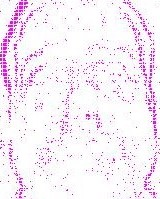
%> input picture FaceTemplate/template.jpg, 160 x 199 px, given in place of 3_2.jpg, which was not available
$ octave EventTemplate.m   (GNU Octave 9; MATLAB toolbox functions it lacks are replaced by stand-ins)
%> lines starting %> are read from the running program, lines starting %| are printed output that depends on the picture; pictures that were not available may be replaced by others from this repository, and a replacement may not be noted
### Matlab/Convert2txt.m
function [ ] = Convert2txt( a )

    [rows, columns] = size(a);
    fid = fopen('data_template.txt', 'wt');
    for row = 1 : rows
        fprintf(fid, '\n');
        for col = 1 : columns
            fprintf(fid, '%d ', a(row, col));
        end
    end

end

### Matlab/NegGaussian.m
function [ gaussian ] = NegGaussian( hsize, sigma )

    ind = -floor(hsize / 2) : floor(hsize / 2);
    [u, v] = meshgrid(ind, ind);
    % Gaussian function
    gaussian = -(exp(-(u.^2 + v.^2) / sigma^2));

    % to normalize the gaussian
    %%gaussian = -gaussian / sum(gaussian(:));

end

### Matlab/EventTemplate.m
clc;
clear;
close all;

% read reference image
image = imread('3_2.jpg');
%> image is the input picture: size 199x160x3 uint8; mean R, G, B 243.9, 236.1, 243.9

%convert to grayscale
I = rgb2gray(image);
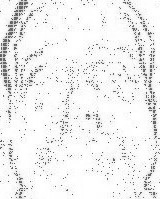
%> I: size 199x160 uint8; min 64, max 255, mean 239.3
[Ir, Ic] = size(I)
%> Ir = 199; Ic = 160
figure(1);
imshow(I);

%read the template image
template = imread('template.jpg');
figure(2);
imshow(template);

%convert to grayscale
T = rgb2gray(template);
%binarize the image
T = ~im2bw(T);
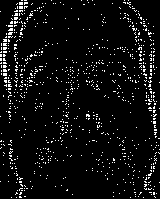
%> T: size 199x160 logical; 5.8% white in thin lines or dots
[Tr, Tc] = size(T);
%> Tr = 199; Tc = 160
figure(3);
imshow(T);

%Initialize the size and the deviation of the inverted gaussian
hsize = 5;
sigma = 3;

%Inverted gaussian
ng = NegGaussian(hsize, sigma);
%resizing to the size of the template
ng = imresize(ng, size(T));
%dispay the gaussian surface
figure(5);
surf(ng);
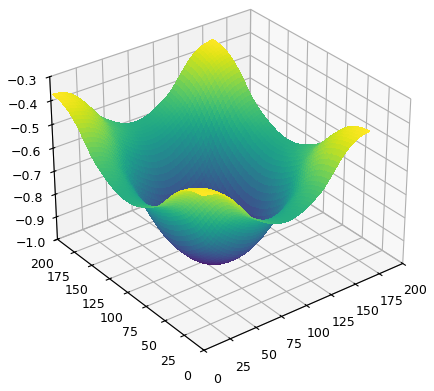
%> figure redrawn from the program's plot data
%dispay as an image
figure(6);
imagesc(ng);
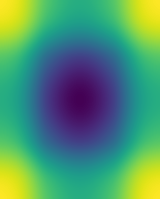
%> displayed picture: size 199x160x3, on the screen's scale of 0 to 255; mean R, G, B 78.1, 147.8, 111.9

%T = edge(T, 'sobel', 0.38);
temp = ng;

for r = 1 : Tr
    for c = 1 : Tc
        if (T(r, c) == 1)
            temp(r, c) = 1.0;
        end
    end
end
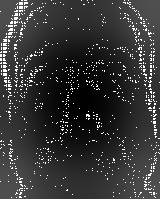
%> temp: size 199x160 double; min -1, max 1, mean -0.568; drawn with min black and max white

%imtool(temp);
%size(temp)

for r = 1 : Tr
    for c = 1 : Tc
        if(temp(r, c) >= -0.55 && temp(r, c) ~= 1)
            temp(r, c) = 0;
        end
    end
end
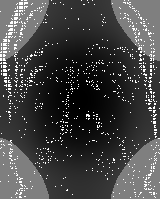
%> temp: size 199x160 double; min -1, max 1, mean -0.461; drawn with min black and max white

imtool(temp);
[tr, tc] = size(temp)
%> tr = 199; tc = 160
Convert2txt(temp);
